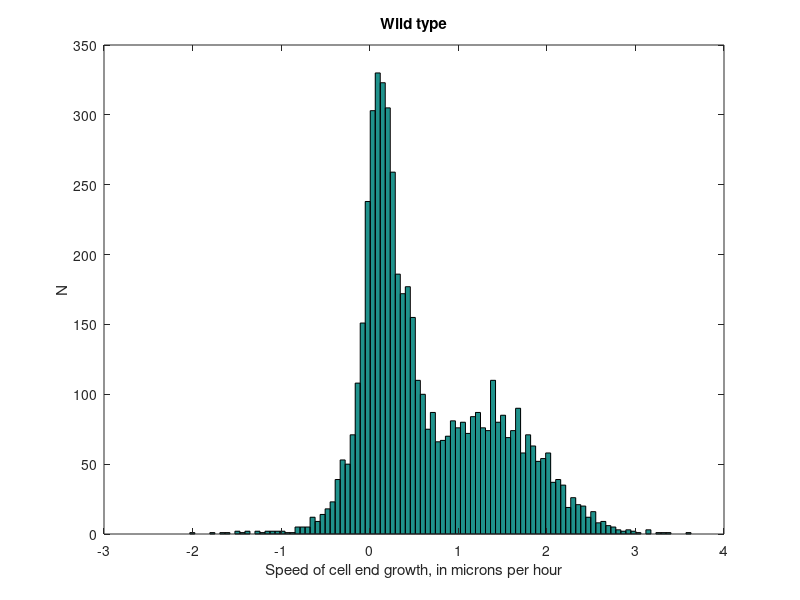
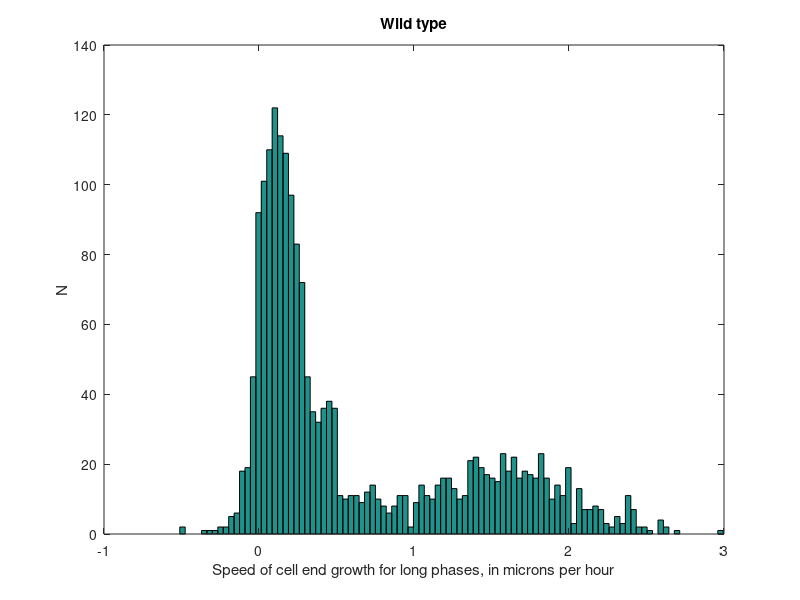
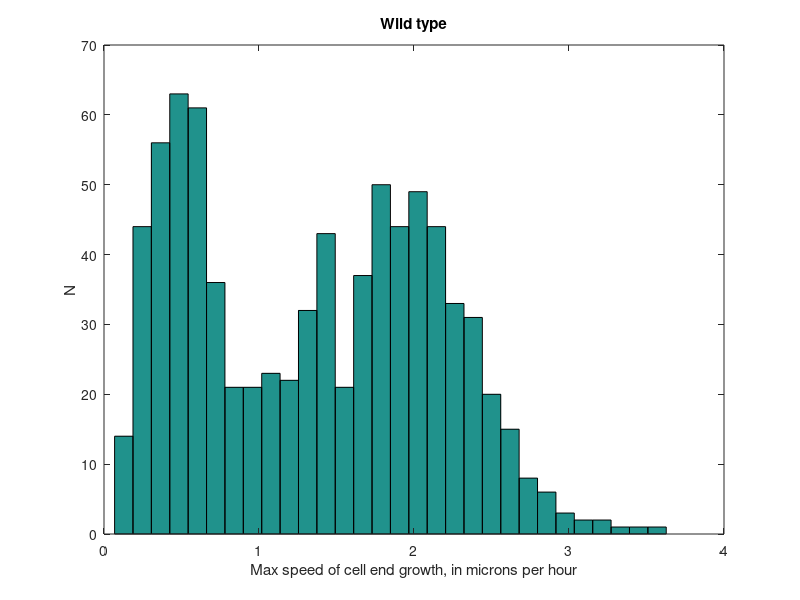

The MATLAB script that drew these images, in order:
%% The task of the program is to plot the distribution of growth speeds
close all;
clear;
%% -----------
PhaseLenThres = 10;  % Minimal length of phase to be considered
%% -----------
load('Dynamics.mat');

Speeds = [];
Speeds_LongPhases = [];
MaxSpeeds = [];
MedSpeeds = [];
CellMaxSpeed = [];
% !!! The results of the two cell ends are put together, as if the two cell
% !!! ends were independent
for i_cell = 1:length(Dynamics)     % Loop on the cells
    % If there is no info for this cell
    if isempty(Dynamics{i_cell})
        continue
    end
    MaxSpeedEnds = [];
    for i_end = 1:length(Dynamics{i_cell})        
        if isempty(Dynamics{i_cell}{i_end}) % If there is no info for this cell end
            continue
        end
        D = Dynamics{i_cell}{i_end};
        % 
        Speeds = [Speeds; D(:,3)];
        MaxSpeeds = [MaxSpeeds; max(D(:,3))];
        MedSpeeds = [MedSpeeds; median(D(:,3))];
        [Val, Pos] = max(D(:,3));
        MaxSpeedEnds = [MaxSpeedEnds; Val, D(Pos,2) - D(Pos,1)]; % Save the value of the speed and the length of the corresponding phase
        %% Distribution of speeds for phases longer than threshold
        for i_ph = 1:size(D,1)
            if D(i_ph, 2) - D(i_ph, 1) > PhaseLenThres
                Speeds_LongPhases = [Speeds_LongPhases; D(i_ph,3)];
            end
        end
    end 
    [Val, Pos] = max(MaxSpeedEnds(:,1));
    CellMaxSpeed = [CellMaxSpeed; MaxSpeedEnds(Pos, :), i_cell];
end
%% Take off NaN values
Speeds(isnan(Speeds)) = [];
Speeds_LongPhases(isnan(Speeds_LongPhases)) = [];
MedSpeeds(isnan(MedSpeeds)) = [];
%% Take off negative values
% Speeds(Speeds < 0) = [];
% MaxSpeeds(MaxSpeeds < 0) = [];
% MedSpeeds(MedSpeeds < 0) = [];
%% Conversion from pixels into microns
Speeds = Speeds * 0.0707; 
Speeds_LongPhases = Speeds_LongPhases * 0.0707; 
MaxSpeeds = MaxSpeeds * 0.0707; 
MedSpeeds = MedSpeeds * 0.0707; 
CellMaxSpeed(:,1) = CellMaxSpeed(:,1) * 0.0707;
%% Conversion from speed per 3 minutes into speed per hour
Speeds = Speeds * 20; 
Speeds_LongPhases = Speeds_LongPhases * 20; 
MaxSpeeds = MaxSpeeds * 20; 
MedSpeeds = MedSpeeds * 20;
CellMaxSpeed(:,1) = CellMaxSpeed(:,1) *20;
%% Visualisation
figure,
hist(Speeds, 100);
xlabel('Speed of cell end growth, in microns per hour');
ylabel('N');
title('Wild type');

figure,
hist(Speeds_LongPhases, 100);
xlabel('Speed of cell end growth for long phases, in microns per hour');
ylabel('N');
title('Wild type');

figure,
hist(MaxSpeeds, 30);
xlabel('Max speed of cell end growth, in microns per hour');
ylabel('N');
title('Wild type');

